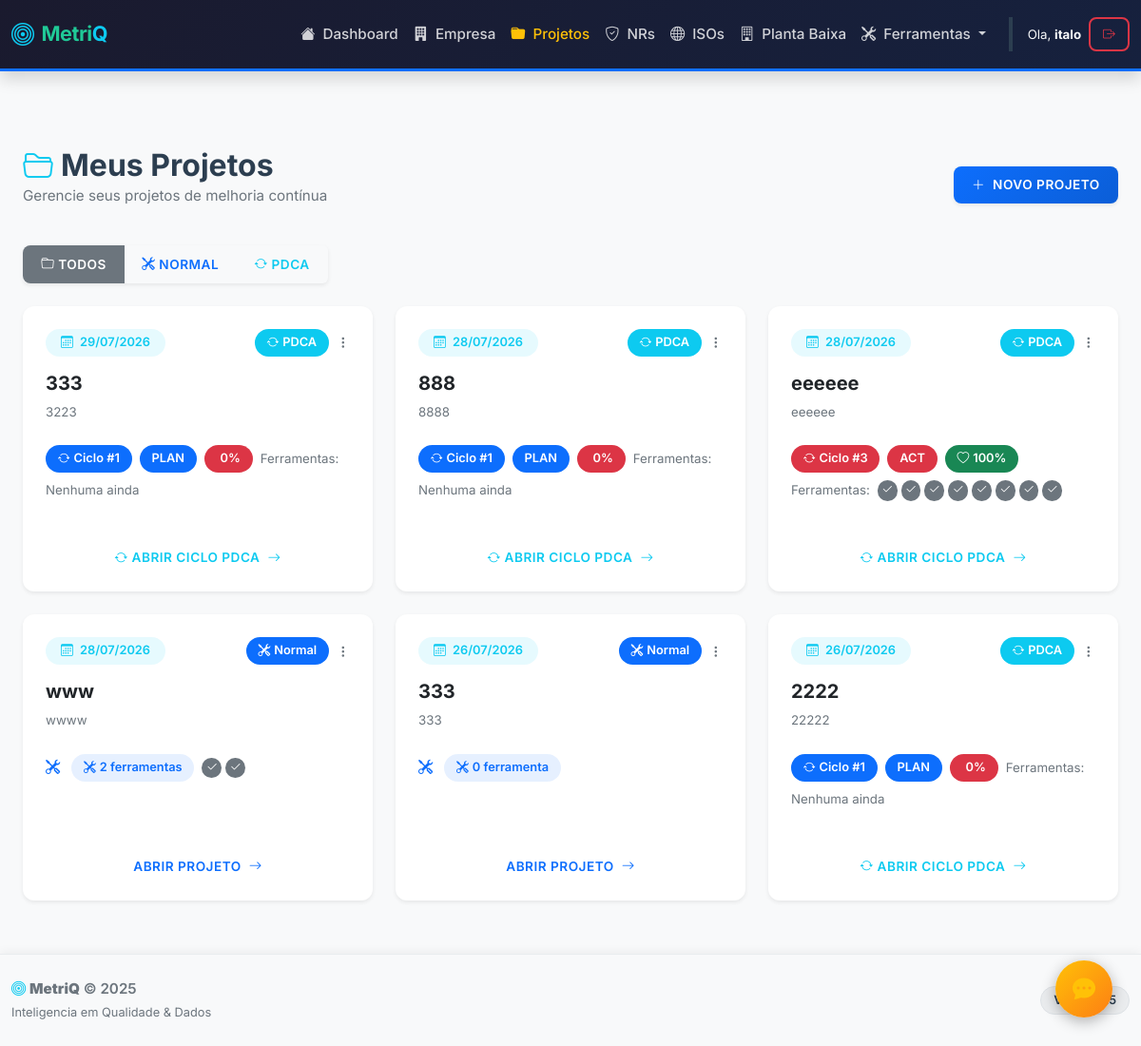
Page /projetos (signed in) on the committed database.
### qualidade_flask/models.py (models this page shows)
class User(UserMixin, db.Model):
    id = db.Column(db.Integer, primary_key=True)
    username = db.Column(db.String(100), unique=True, nullable=False)
    password = db.Column(db.String(255), nullable=False)
    analises = db.relationship('Analise', backref='dono', lazy=True)
    empresas = db.relationship('Empresa', backref='usuario', lazy=True)

class Projeto(db.Model):
    id = db.Column(db.Integer, primary_key=True)
    nome = db.Column(db.String(100), nullable=False)
    objetivo = db.Column(db.Text, nullable=False)
    data_criacao = db.Column(db.DateTime, default=datetime.now)
    user_id = db.Column(db.Integer, db.ForeignKey('user.id'), nullable=False)
    tipo = db.Column(db.String(20), default='normal')
    fase_atual = db.Column(db.String(20), default='plan')
    ciclo_atual = db.Column(db.Integer, default=1)
    documento_padronizacao = db.Column(db.JSON, nullable=True)
    data_conclusao_ciclo = db.Column(db.DateTime, nullable=True)
    ferramentas = db.relationship('ProjetoFerramenta', backref='projeto', lazy=True, cascade="all, delete-orphan")
    ciclos_historicos = db.relationship('CicloHistorico', backref='projeto', lazy=True, cascade="all, delete-orphan", order_by="CicloHistorico.ciclo")

class ProjetoFerramenta(db.Model):
    id = db.Column(db.Integer, primary_key=True)
    projeto_id = db.Column(db.Integer, db.ForeignKey('projeto.id'), nullable=False)
    tipo = db.Column(db.String(50), nullable=False)
    dados = db.Column(db.JSON)
    analise_ia = db.Column(db.Text)
    data_criacao = db.Column(db.DateTime, default=datetime.now)

### qualidade_flask/blueprints/projects.py (the view)
@projects.route('/projetos')
@login_required
def lista_projetos():
    try:
        tipo_filtro = request.args.get('tipo')
        query = Projeto.query.filter_by(user_id=current_user.id)
        if tipo_filtro in ('normal', 'pdca'):
            query = query.filter_by(tipo=tipo_filtro)
        meus_projetos = query.order_by(Projeto.data_criacao.desc()).all()
        return render_template('projetos/lista.html', projetos=meus_projetos)
    except Exception as e:
        import traceback
        print(f"ERRO em lista_projetos: {str(e)}")
        print(traceback.format_exc())
        flash(f'Erro ao carregar projetos: {str(e)}', 'danger')
        return render_template('projetos/lista.html', projetos=[])

### qualidade_flask/templates/projetos/lista.html (shortened to what this page needs)
{% extends "base.html" %}
{% block content %}
<div class="container py-4">
    <div class="d-flex justify-content-between align-items-center mb-4">
        <div>
            <h2 class="fw-bold mb-0"><i class="bi bi-folder2-open text-info me-2"></i>Meus Projetos</h2>
            <p class="text-muted">Gerencie seus projetos de melhoria contínua</p>
        </div>
        <button type="button" class="btn btn-primary shadow-sm" data-bs-toggle="modal" data-bs-target="#novoProjetoModal">
            <i class="bi bi-plus-lg me-2"></i>Novo Projeto
        </button>
    </div>
    <div class="btn-group mb-4 shadow-sm" role="group" aria-label="Filtro de tipo">
        <a href="{{ url_for('projects.lista_projetos') }}" class="btn btn-outline-secondary {% if not request.args.get('tipo') %}active{% endif %}">
            <i class="bi bi-folder me-1"></i>Todos
        </a>
        <a href="{{ url_for('projects.lista_projetos', tipo='normal') }}" class="btn btn-outline-primary {% if request.args.get('tipo') == 'normal' %}active{% endif %}">
            <i class="bi bi-tools me-1"></i>Normal
        </a>
        <a href="{{ url_for('projects.lista_projetos', tipo='pdca') }}" class="btn btn-outline-info {% if request.args.get('tipo') == 'pdca' %}active{% endif %}">
            <i class="bi bi-arrow-repeat me-1"></i>PDCA
        </a>
    </div>
    <div class="row g-4">
        {% if projetos %}
            {% for projeto in projetos %}
            <div class="col-md-4">
                <div class="card h-100 border-0 shadow-sm hover-shadow transition">
                    <div class="card-body">
                        <div class="d-flex justify-content-between align-items-start mb-3">
                            <span class="badge bg-info bg-opacity-10 text-info px-3 py-2">
                                <i class="bi bi-calendar3 me-1"></i> {{ projeto.data_criacao.strftime('%d/%m/%Y') }}
                            </span>
                            <div class="d-flex align-items-center gap-2">
                                {% if projeto.tipo == 'pdca' %}
                                    <span class="badge bg-info rounded-pill"><i class="bi bi-arrow-repeat me-1"></i>PDCA</span>
                                {% else %}
                                    <span class="badge bg-primary rounded-pill"><i class="bi bi-tools me-1"></i>Normal</span>
                                {% endif %}
                                <div class="dropdown">
                                    <button class="btn btn-link text-muted p-0" data-bs-toggle="dropdown">
                                        <i class="bi bi-three-dots-vertical"></i>
                                    </button>
                                </div>
                            </div>
                        </div>
                        <h5 class="card-title fw-bold mb-2">{{ projeto.nome }}</h5>
                        <p class="card-text text-muted small mb-4 line-clamp-3">
                            {{ projeto.objetivo }}
                        </p>
                        <div class="d-flex align-items-center gap-2 mb-3 flex-wrap">
                            {% if projeto.tipo == 'pdca' %}
                                {% set fases_cores = {'plan': 'primary', 'do': 'warning', 'check': 'success', 'act': 'danger'} %}
                                <span class="badge bg-{{ fases_cores.get(projeto.fase_atual, 'secondary') }} rounded-pill">
                                    <i class="bi bi-arrow-repeat me-1"></i>Ciclo #{{ projeto.ciclo_atual }}
                                </span>
                                <span class="badge bg-{{ fases_cores.get(projeto.fase_atual, 'secondary') }} text-uppercase">
                                    {{ projeto.fase_atual }}
                                </span>
                                {% set total_ferramentas = projeto.ferramentas|length %}
                                {% set tem_padronizacao = projeto.documento_padronizacao is not none %}
                                {% set saude_pdca = total_ferramentas * 10 %}
                                {% if saude_pdca > 100 %}{% set saude_pdca = 100 %}{% endif %}
                                {% if tem_padronizacao %}{% set saude_pdca = saude_pdca + 20 %}{% endif %}
                                {% if saude_pdca > 100 %}{% set saude_pdca = 100 %}{% endif %}
                                <span class="badge {% if saude_pdca >= 80 %}bg-success{% elif saude_pdca >= 50 %}bg-warning text-dark{% else %}bg-danger{% endif %}"
                                      title="Saúde do PDCA baseado em ferramentas e padronização">
                                    <i class="bi bi-heart{% if saude_pdca < 50 %}-break{% endif %} me-1"></i>{{ saude_pdca }}%
                                </span>
                                <small class="text-muted">Ferramentas:</small>
                                <div class="d-flex gap-1">
                                    {% for f in projeto.ferramentas %}
                                        <span class="badge bg-secondary rounded-circle p-1" title="{{ f.tipo }}">
                                            <i class="bi bi-check2"></i>
                                        </span>
                                    {% endfor %}
                                    {% if not projeto.ferramentas %}
                                        <span class="text-muted small italic">Nenhuma ainda</span>
                                    {% endif %}
                                </div>
                            {% else %}
                                <i class="bi bi-tools text-primary me-1"></i>
                                <span class="badge bg-primary bg-opacity-10 text-primary">
                                    <i class="bi bi-tools me-1"></i>{{ projeto.ferramentas|length }} ferramenta{{ '' if projeto.ferramentas|length <= 1 else 's' }}
                                </span>
                                {% if projeto.ferramentas %}
                                <div class="d-flex gap-1">
                                    {% for f in projeto.ferramentas %}
                                        <span class="badge bg-secondary rounded-circle p-1" title="{{ f.tipo }}">
                                            <i class="bi bi-check2"></i>
                                        </span>
                                    {% endfor %}
                                </div>
                                {% endif %}
                            {% endif %}
                        </div>
                    </div>
                    <div class="card-footer bg-transparent border-0 pt-0 pb-3 px-3">
                        {% if projeto.tipo == 'pdca' %}
                            <a href="{{ url_for('projects.projeto_pdca', id=projeto.id) }}" class="btn btn-outline-info w-100">
                                <i class="bi bi-arrow-repeat me-1"></i>Abrir Ciclo PDCA <i class="bi bi-arrow-right ms-1"></i>
                            </a>
                        {% else %}
                            <a href="{{ url_for('projects.detalhe_projeto', id=projeto.id) }}" class="btn btn-outline-primary w-100">
                                Abrir Projeto <i class="bi bi-arrow-right ms-1"></i>
                            </a>
                        {% endif %}
                    </div>
                </div>
            </div>
            {% endfor %}
        {% endif %}
    </div>
</div>
{% endblock %}

### qualidade_flask/templates/base.html (shortened to what this page needs)
<!DOCTYPE html>
<html lang="pt-br">
<head>
    <link href="https://cdn.jsdelivr.net/npm/bootstrap@5.3.0/dist/css/bootstrap.min.css" rel="stylesheet">
    <link rel="stylesheet" href="https://cdn.jsdelivr.net/npm/bootstrap-icons@1.10.5/font/bootstrap-icons.css">
    <link rel="stylesheet" href="{{ url_for('static', filename='css/style.css') }}">
</head>
<body class="d-flex flex-column min-vh-100">
    <nav class="navbar navbar-expand-lg navbar-dark bg-dark d-print-none">
        <div class="container">
            <a class="navbar-brand fw-bold d-flex align-items-center brand-text" href="/">
                <i class="bi bi-bullseye me-2 fs-4 text-info"></i>
                <span>Metri<span class="text-info">Q</span>
            </a>
            <div class="collapse navbar-collapse" id="navbarNav">
                <ul class="navbar-nav ms-auto align-items-center">
                    <li class="nav-item">
                        <a class="nav-link {{ 'active' if request.endpoint == 'main.index' }}" href="/">
                            <i class="bi bi-house-fill me-1"></i> Dashboard
                        </a>
                    </li>
                    <li class="nav-item">
                        <a class="nav-link {{ 'active' if request.endpoint and request.endpoint.startswith('empresa') }}" href="/empresas">
                            <i class="bi bi-building-fill me-1"></i> Empresa
                        </a>
                    </li>
                    <li class="nav-item">
                        <a class="nav-link {{ 'active' if request.endpoint == 'projects.lista_projetos' }}" href="/projetos">
                            <i class="bi bi-folder-fill me-1"></i> Projetos
                        </a>
                    </li>
                    <li class="nav-item">
                        <a class="nav-link {{ 'active' if request.endpoint == 'nr.lista_nrs' }}" href="/nr">
                            <i class="bi bi-shield-check me-1"></i> NRs
                        </a>
                    </li>
                    <li class="nav-item">
                        <a class="nav-link {{ 'active' if request.endpoint == 'iso.lista_isos' }}" href="/iso">
                            <i class="bi bi-globe me-1"></i> ISOs
                        </a>
                    </li>
                    <li class="nav-item">
                        <a class="nav-link {{ 'active' if request.endpoint and request.endpoint.startswith('planta_baixa') }}" href="{{ url_for('planta_baixa.lista') }}">
                            <i class="bi bi-building me-1"></i> Planta Baixa
                        </a>
                    </li>
                    <li class="nav-item dropdown">
                        <a class="nav-link dropdown-toggle" href="#" role="button" data-bs-toggle="dropdown" aria-expanded="false">
                            <i class="bi bi-tools me-1"></i> Ferramentas
                        </a>
                    </li>
                    {% if current_user.is_authenticated %}
                        <li class="nav-item ms-lg-3 border-start border-secondary ps-lg-3 mt-2 mt-lg-0">
                            <div class="d-flex align-items-center gap-2">
                                <span class="text-light small">Ola, <strong>{{ current_user.username }}</strong></span>
                                <a href="/logout" class="btn btn-sm btn-outline-danger" title="Sair">
                                    <i class="bi bi-box-arrow-right"></i>
                                </a>
                            </div>
                        </li>
                    {% endif %}
                </ul>
            </div>
    </nav>
    <main class="flex-grow-1">
        <div class="container mt-4">
            {% block content %}{% endblock %}
        </div>
    </main>
    <footer class="d-print-none bg-light border-top py-4 mt-auto">
        <div class="container">
            <div class="row align-items-center">
                <div class="col-md-6 text-center text-md-start">
                    <p class="mb-0 text-muted">
                        <i class="bi bi-bullseye text-info"></i>
                        <strong>MetriQ</strong> &copy; 2025
                    </p>
                    <small class="text-muted" style="font-size: 0.8rem;">Inteligencia em Qualidade & Dados</small>
                </div>
                <div class="col-md-6 text-md-end text-center mt-2 mt-md-0">
                    <span class="badge bg-secondary bg-opacity-10 text-dark border">Versao 5.5</span>
                </div>
        </div>
    </footer>
    <a id="btnFeedback" href="https://docs.google.com/forms/d/e/1FAIpQLSc6ZJWx9LMAzcBPMMdcK3FHIyoWjjz7ik7XjiTRzf5Kar_DFA/viewform?usp=sharing&ouid=112551274773752880388" target="_blank" title="Deixe seu Feedback" class="text-decoration-none">
        <i class="bi bi-chat-dots-fill text-warning fs-4"></i>
    </a>
</body>
</html>

### rows in the picture
User: username "italo"
Projeto: data_criacao "29/07/2026", tipo "pdca" (drawn), nome "333", objetivo "3223", ciclo_atual "1", fase_atual "PLAN", saude_pdca "0", shows "Nenhuma ainda"
Projeto: data_criacao "28/07/2026", tipo "pdca" (drawn), nome "888", objetivo "8888", ciclo_atual "1", fase_atual "PLAN", saude_pdca "0", shows "Nenhuma ainda"
Projeto: data_criacao "28/07/2026", tipo "pdca" (drawn), nome "eeeeee", objetivo "eeeeee", ciclo_atual "3", fase_atual "ACT", saude_pdca "100"
Projeto: data_criacao "28/07/2026", tipo "Normal", nome "www", objetivo "wwww", ferramentas|length "2", ferramentas "s"
Projeto: data_criacao "26/07/2026", tipo "Normal", nome "333", objetivo "333", ferramentas|length "0"
Projeto: data_criacao "26/07/2026", tipo "pdca" (drawn), nome "2222", objetivo "22222", ciclo_atual "1", fase_atual "PLAN", saude_pdca "0", shows "Nenhuma ainda"
